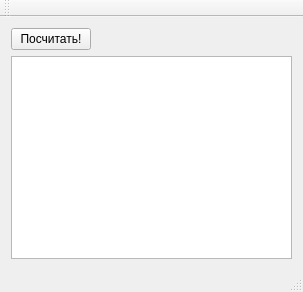
<?xml version="1.0" encoding="UTF-8"?>
<ui version="4.0">
 <class>MainWindow</class>
 <widget class="QMainWindow" name="MainWindow">
  <property name="geometry">
   <rect>
    <x>0</x>
    <y>0</y>
    <width>303</width>
    <height>292</height>
   </rect>
  </property>
  <property name="windowTitle">
   <string>MainWindow</string>
  </property>
  <widget class="QWidget" name="centralWidget">
   <layout class="QVBoxLayout" name="verticalLayout">
    <item>
     <layout class="QHBoxLayout" name="horizontalLayout_2">
      <item>
       <widget class="QPushButton" name="calcButton">
        <property name="text">
         <string>Посчитать!</string>
        </property>
       </widget>
      </item>
      <item>
       <spacer name="horizontalSpacer">
        <property name="orientation">
         <enum>Qt::Horizontal</enum>
        </property>
        <property name="sizeHint" stdset="0">
         <size>
          <width>40</width>
          <height>20</height>
         </size>
        </property>
       </spacer>
      </item>
     </layout>
    </item>
    <item>
     <widget class="QTextEdit" name="answerTextEdit"/>
    </item>
   </layout>
  </widget>
  <widget class="QMenuBar" name="menuBar">
   <property name="geometry">
    <rect>
     <x>0</x>
     <y>0</y>
     <width>303</width>
     <height>25</height>
    </rect>
   </property>
  </widget>
  <widget class="QToolBar" name="mainToolBar">
   <attribute name="toolBarArea">
    <enum>TopToolBarArea</enum>
   </attribute>
   <attribute name="toolBarBreak">
    <bool>false</bool>
   </attribute>
  </widget>
  <widget class="QStatusBar" name="statusBar"/>
 </widget>
 <layoutdefault spacing="6" margin="11"/>
 <resources/>
 <connections/>
</ui>
